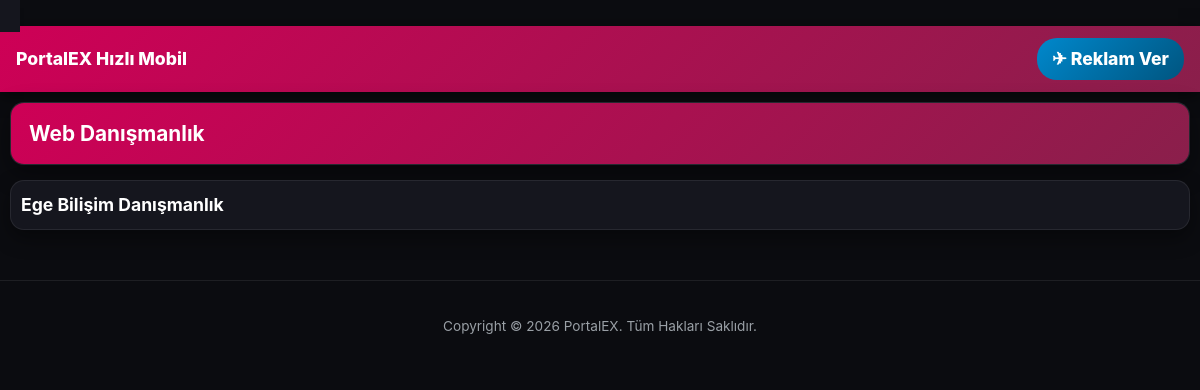
Screenshot of /amp/ilanetiketsayfasi.php?etiket=web-danismanlik with the database file from the repository.
### tables this page shows
CREATE TABLE `ampayar` (
  `amp_id` INT NOT NULL AUTO_INCREMENT,
  `amp_domain` VARCHAR(255) DEFAULT 'http://localhost/amp',
  `amp_sub` VARCHAR(255) DEFAULT '',
  `amp_baslik` VARCHAR(255) DEFAULT 'PortalEX Mobil',
  `amp_iletisim` VARCHAR(255) DEFAULT 'https://api.whatsapp.com/send?phone=905550000000',
  `amp_headerarkarenk` VARCHAR(20) DEFAULT '#1e293b',
  `amp_headeryazi` VARCHAR(20) DEFAULT '#ffffff',
  `amp_baslikarkarenk` VARCHAR(20) DEFAULT '#0f172a',
  `amp_baslikyazirenk` VARCHAR(20) DEFAULT '#ffffff',
  `amp_ilanarkarenk` VARCHAR(20) DEFAULT '#1e293b',
  `amp_ilanyazirenk` VARCHAR(20) DEFAULT '#ffffff',
  `amp_telegram` VARCHAR(255) DEFAULT 'https://t.me/exampleportal',
  PRIMARY KEY (`amp_id`)
);

CREATE TABLE `uyeetiketler` (
  `id` INT NOT NULL AUTO_INCREMENT,
  `konu` INT NOT NULL,
  `baslik` VARCHAR(255) NOT NULL,
  `seo` VARCHAR(255) NOT NULL,
  PRIMARY KEY (`id`),
  KEY `idx_uyeetiket_seo` (`seo`),
  KEY `idx_uyeetiket_konu` (`konu`)
);

CREATE TABLE `uyeler` (
  `id` INT NOT NULL AUTO_INCREMENT,
  `isim` VARCHAR(255) NOT NULL,
  `telefon` VARCHAR(50) DEFAULT '',
  `sehir` VARCHAR(100) DEFAULT 'İzmir',
  `semt` VARCHAR(100) DEFAULT 'Merkez',
  `kategori` INT DEFAULT 1,
  `resim` VARCHAR(255) DEFAULT 'placeholder.jpg',
  `aciklama` TEXT,
  `seviye` VARCHAR(50) DEFAULT 'Standart',
  `sira` INT DEFAULT 0,
  `durum` VARCHAR(50) DEFAULT 'Yayında',
  `seo` VARCHAR(255) NOT NULL,
  `tarih` VARCHAR(50) DEFAULT '',
  `btarih` VARCHAR(50) DEFAULT '',
  PRIMARY KEY (`id`),
  KEY `idx_uyeler_durum` (`durum`),
  KEY `idx_uyeler_seo` (`seo`),
  KEY `idx_uyeler_kat` (`kategori`)
);

CREATE TABLE `ayarlar` (
  `id` INT NOT NULL AUTO_INCREMENT,
  `siteadi` VARCHAR(255) DEFAULT 'Hizmet ve İlan Rehberi',
  `logoyazi` VARCHAR(255) DEFAULT 'PortalEX',
  `meta` TEXT,
  `anahtar` TEXT,
  `telefon` VARCHAR(50) DEFAULT '0555 000 00 00',
  `telefonyazi` VARCHAR(255) DEFAULT 'İletişim & Destek',
  `siteurl` VARCHAR(255) DEFAULT 'http://localhost/',
  `ampurl` VARCHAR(255) DEFAULT 'http://localhost/amp',
  `anasayfa` MEDIUMTEXT,
  `yanpanel` MEDIUMTEXT,
  `copyright` VARCHAR(255) DEFAULT 'Copyright © 2026 PortalEX. All Rights Reserved.',
  `yanpanelbaslik` VARCHAR(255) DEFAULT 'Hızlı Menü',
  `ustalanyazisi` VARCHAR(255) DEFAULT 'Profesyonel Hizmet ve İlan Rehberi',
  `head` TEXT,
  `footer` TEXT,
  `mapsapi` VARCHAR(255) DEFAULT '',
  `analytics` VARCHAR(255) DEFAULT '',
  `renk_arka` VARCHAR(20) DEFAULT '#0f172a',
  `renk_headerarka` VARCHAR(20) DEFAULT '#1e293b',
  `renk_headeryazi` VARCHAR(20) DEFAULT '#ffffff',
  `renk_paketbaslik` VARCHAR(20) DEFAULT '#38bdf8',
  `renk_paketyazi` VARCHAR(20) DEFAULT '#ffffff',
  PRIMARY KEY (`id`)
);

### include/connect.php (called while the page is built, shortened)
<?php
$DB_HOST = getenv('DB_HOST') ?: "localhost";
$DB_NAME = getenv('DB_NAME') ?: "database_name";
$DB_USER = getenv('DB_USER') ?: "database_user";
$DB_PASS = getenv('DB_PASS') !== false ? getenv('DB_PASS') : "";
$charset = 'utf8mb4';
$options = [
    PDO::ATTR_ERRMODE            => PDO::ERRMODE_EXCEPTION,
    PDO::ATTR_DEFAULT_FETCH_MODE => PDO::FETCH_ASSOC,
    PDO::ATTR_EMULATE_PREPARES   => false,
];
$dsn = "mysql:host=$DB_HOST;dbname=$DB_NAME;charset=$charset";
try {
    $conn = new PDO($dsn, $DB_USER, $DB_PASS, $options);
} catch (PDOException $e) {
    error_log("Veritabanı bağlantı hatası: " . $e->getMessage());
    die("Sistemde bir sorun oluştu. Lütfen daha sonra tekrar deneyin.");
}
try {
    $SiteBilgi = $conn->query("SELECT * FROM ayarlar WHERE id = 1 LIMIT 1")->fetch();
    $AmpBilgi = $conn->query("SELECT * FROM ampayar WHERE amp_id = 1 LIMIT 1")->fetch();
} catch (PDOException $e) {
    error_log("Site ayarları çekilemedi: " . $e->getMessage());
    $SiteBilgi = [];
    $AmpBilgi = [];
}
?>

### amp/ilanetiketsayfasi.php (the view, shortened to what this page needs)
<?php
require_once("../include/connect.php");
$tag_seo = isset($_GET["etiket"]) ? htmlspecialchars($_GET["etiket"], ENT_QUOTES, 'utf-8') : '';
$TagSql = $conn->prepare("SELECT baslik, seo FROM uyeetiketler WHERE seo = ? LIMIT 1");
$TagSql->execute([$tag_seo]);
$etiket = $TagSql->fetch();
$EtiketBaslik = $etiket['baslik'];
$sayfa = isset($_GET['sayfa']) ? max(1, intval($_GET['sayfa'])) : 1;
$gosterilecek = 10;
$baslangic = ($gosterilecek * $sayfa) - $gosterilecek;
$amp_url = rtrim(htmlspecialchars($AmpBilgi["amp_domain"] ?? '', ENT_QUOTES, 'UTF-8'), '/');
$ilanQuery = $conn->prepare("
    SELECT u.id, u.isim, u.seo, u.resim
    FROM uyeler AS u JOIN uyeetiketler AS ue ON u.id = ue.konu
    WHERE ue.seo = :tag_seo AND u.durum = 'Yayında'
    GROUP BY u.id ORDER BY u.sira ASC, u.id DESC
    LIMIT :baslangic, :limit
");
$ilanQuery->bindValue(':tag_seo', $tag_seo, PDO::PARAM_STR);
$ilanQuery->bindValue(':baslangic', $baslangic, PDO::PARAM_INT);
$ilanQuery->bindValue(':limit', $gosterilecek, PDO::PARAM_INT);
$ilanQuery->execute();
$ilanlar = $ilanQuery->fetchAll();
?>
<!doctype html>
<html ⚡ lang="tr">
<head>
</head>
<body>
    <amp-sidebar id="sidebar" layout="nodisplay" side="left">
        </amp-sidebar>
    <header class="header-bar">
        <a href="<?= $amp_url; ?>/"><?= htmlspecialchars($AmpBilgi['amp_baslik'] ?? 'Site Adı'); ?></a>
        <a href="<?= htmlspecialchars($AmpBilgi['amp_telegram'] ?? 'https://t.me/exampleportal'); ?>" target="_blank" rel="noopener" class="telegram-btn">✈ Reklam Ver</a>
    </header>
    <main>
        <div class="page-title">
            <h1><?= htmlspecialchars($EtiketBaslik); ?></h1>
        </div>
        <?php if(count($ilanlar) > 0): foreach($ilanlar as $ilan): ?>
        <a class="ilan-card" href="<?= $amp_url; ?>/modeldetay.php?id=<?= intval($ilan['id']); ?>">
            <h2><?= htmlspecialchars($ilan['isim']); ?></h2>
        </a>
        <?php endforeach; else: ?>
            <div class="amp-empty-state">Bu etikete sahip aktif ilan bulunamadı.</div>
        <?php endif; ?>
    </main>
    <footer class="footer">
        <div class="amp-copyright"><?= htmlspecialchars($SiteBilgi['copyright'] ?? ''); ?></div>
    </footer>
</body>
</html>

### amp/ilanetiketsayfasi.php (style rules this page uses)
body { -webkit-animation:-amp-start 8s steps(1,end) 0s 1 normal both;-moz-animation:-amp-start 8s steps(1,end) 0s 1 normal both;-ms-animation:-amp-start 8s steps(1,end) 0s 1 normal both;animation:-amp-start 8s steps(1,end) 0s 1 normal both }
body { font-family: -apple-system, BlinkMacSystemFont, 'Segoe UI', Roboto, sans-serif; line-height: 1.6; background-color: #0b0c10; color: #f0f0f5; margin: 0; }
.header-bar { display: flex; align-items: center; justify-content: space-between; background: linear-gradient(135deg, #ce0056 0%, #8a1f4b 100%); color: #fff; padding: 12px 16px; box-shadow: 0 4px 15px rgba(0,0,0,0.5); }
.header-bar a { color: inherit; text-decoration: none; font-weight: 800; font-size: 1.1em; }
amp-sidebar { width: 250px; background: #15161e; padding: 10px; color: #fff; }
main { padding: 10px; }
.card, .post-card, .page-title { background: #15161e; margin-bottom: 15px; border-radius: 14px; border: 1px solid rgba(255,255,255,0.08); box-shadow: 0 8px 24px rgba(0,0,0,0.4); overflow: hidden; }
.card h1, .card h2, .page-title h1 { font-size: 1.3em; padding: 14px 18px; margin: 0; background: linear-gradient(135deg, #ce0056 0%, #8a1f4b 100%); color: #fff; }
.ilan-card { display: block; background: #15161e; text-decoration: none; color: #fff; border-radius: 14px; overflow: hidden; border: 1px solid rgba(255,255,255,0.08); box-shadow: 0 8px 20px rgba(0,0,0,0.4); }
.ilan-card h2 { font-size: 1.1em; margin: 0; padding: 10px; color: #fff; }
.footer { text-align: center; padding: 25px 10px; font-size: 0.85em; color: #9aa0a6; border-top: 1px solid rgba(255,255,255,0.08); margin-top: 20px; }
.amp-copyright { margin-top: 10px; }
.telegram-btn { background: linear-gradient(135deg, #0088cc 0%, #005580 100%); color: #ffffff; padding: 7px 15px; border-radius: 20px; text-decoration: none; font-weight: 700; font-size: 13px; display: inline-flex; align-items: center; gap: 5px; animation: pulseGlow 2s infinite; }

### rows the page displays
ampayar: amp_baslik "PortalEX Hızlı Mobil"
uyeetiketler: baslik "Web Danışmanlık"
uyeler: isim "Ege Bilişim Danışmanlık"
ayarlar: copyright "Copyright © 2026 PortalEX. Tüm Hakları Saklıdır."
